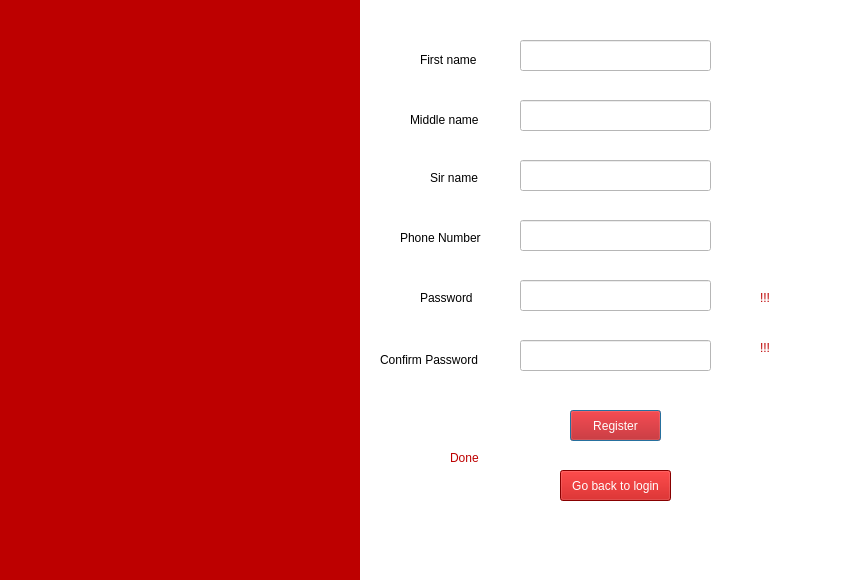
<?xml version="1.0" encoding="UTF-8"?>
<ui version="4.0">
 <class>Dialog</class>
 <widget class="QDialog" name="Dialog">
  <property name="geometry">
   <rect>
    <x>0</x>
    <y>0</y>
    <width>852</width>
    <height>581</height>
   </rect>
  </property>
  <property name="windowTitle">
   <string>Dialog</string>
  </property>
  <property name="styleSheet">
   <string notr="true">background-color: rgb(255, 255, 255);</string>
  </property>
  <widget class="QWidget" name="widget" native="true">
   <property name="geometry">
    <rect>
     <x>-1</x>
     <y>-1</y>
     <width>361</width>
     <height>581</height>
    </rect>
   </property>
   <property name="styleSheet">
    <string notr="true">background-color: rgb(189, 0, 0);
</string>
   </property>
  </widget>
  <widget class="QLineEdit" name="snm">
   <property name="geometry">
    <rect>
     <x>520</x>
     <y>160</y>
     <width>191</width>
     <height>31</height>
    </rect>
   </property>
   <property name="styleSheet">
    <string notr="true">background-color: rgb(255, 255, 255);
font: 75 12pt &quot;Arial&quot;;</string>
   </property>
   <property name="inputMethodHints">
    <set>Qt::ImhDigitsOnly</set>
   </property>
   <property name="alignment">
    <set>Qt::AlignCenter</set>
   </property>
  </widget>
  <widget class="QLineEdit" name="ps">
   <property name="geometry">
    <rect>
     <x>520</x>
     <y>280</y>
     <width>191</width>
     <height>31</height>
    </rect>
   </property>
   <property name="styleSheet">
    <string notr="true">background-color: rgb(255, 255, 255);
font: 75 12pt &quot;Arial&quot;;</string>
   </property>
   <property name="inputMethodHints">
    <set>Qt::ImhDigitsOnly|Qt::ImhHiddenText|Qt::ImhNoAutoUppercase|Qt::ImhNoPredictiveText|Qt::ImhSensitiveData</set>
   </property>
   <property name="inputMask">
    <string notr="true"/>
   </property>
   <property name="text">
    <string notr="true"/>
   </property>
   <property name="echoMode">
    <enum>QLineEdit::Password</enum>
   </property>
   <property name="alignment">
    <set>Qt::AlignCenter</set>
   </property>
  </widget>
  <widget class="QPushButton" name="regist">
   <property name="geometry">
    <rect>
     <x>570</x>
     <y>410</y>
     <width>91</width>
     <height>31</height>
    </rect>
   </property>
   <property name="styleSheet">
    <string notr="true">background-color: rgb(189, 0, 0);
color: rgb(255, 255, 255);
</string>
   </property>
   <property name="text">
    <string>Register</string>
   </property>
  </widget>
  <widget class="QLabel" name="label">
   <property name="geometry">
    <rect>
     <x>430</x>
     <y>170</y>
     <width>71</width>
     <height>16</height>
    </rect>
   </property>
   <property name="styleSheet">
    <string notr="true">font: 75 12pt &quot;Arial&quot;;</string>
   </property>
   <property name="text">
    <string>Sir name</string>
   </property>
  </widget>
  <widget class="QLabel" name="label_2">
   <property name="geometry">
    <rect>
     <x>420</x>
     <y>290</y>
     <width>71</width>
     <height>16</height>
    </rect>
   </property>
   <property name="styleSheet">
    <string notr="true">font: 75 12pt &quot;Arial&quot;;</string>
   </property>
   <property name="text">
    <string>Password</string>
   </property>
  </widget>
  <widget class="QLabel" name="label_3">
   <property name="geometry">
    <rect>
     <x>400</x>
     <y>230</y>
     <width>111</width>
     <height>16</height>
    </rect>
   </property>
   <property name="styleSheet">
    <string notr="true">font: 75 12pt &quot;Arial&quot;;</string>
   </property>
   <property name="text">
    <string>Phone Number</string>
   </property>
  </widget>
  <widget class="QLineEdit" name="nm">
   <property name="geometry">
    <rect>
     <x>520</x>
     <y>220</y>
     <width>191</width>
     <height>31</height>
    </rect>
   </property>
   <property name="styleSheet">
    <string notr="true">background-color: rgb(255, 255, 255);
font: 75 12pt &quot;Arial&quot;;</string>
   </property>
   <property name="inputMethodHints">
    <set>Qt::ImhDigitsOnly</set>
   </property>
   <property name="inputMask">
    <string notr="true">0000000000</string>
   </property>
   <property name="text">
    <string notr="true"/>
   </property>
   <property name="alignment">
    <set>Qt::AlignLeading|Qt::AlignLeft|Qt::AlignVCenter</set>
   </property>
  </widget>
  <widget class="QLabel" name="label_4">
   <property name="geometry">
    <rect>
     <x>380</x>
     <y>350</y>
     <width>131</width>
     <height>20</height>
    </rect>
   </property>
   <property name="styleSheet">
    <string notr="true">font: 75 12pt &quot;Arial&quot;;</string>
   </property>
   <property name="text">
    <string>Confirm Password</string>
   </property>
  </widget>
  <widget class="QLineEdit" name="cps">
   <property name="geometry">
    <rect>
     <x>520</x>
     <y>340</y>
     <width>191</width>
     <height>31</height>
    </rect>
   </property>
   <property name="styleSheet">
    <string notr="true">background-color: rgb(255, 255, 255);
font: 75 12pt &quot;Arial&quot;;</string>
   </property>
   <property name="inputMethodHints">
    <set>Qt::ImhDigitsOnly</set>
   </property>
   <property name="inputMask">
    <string notr="true"/>
   </property>
   <property name="text">
    <string notr="true"/>
   </property>
   <property name="alignment">
    <set>Qt::AlignCenter</set>
   </property>
  </widget>
  <widget class="QPushButton" name="goback">
   <property name="geometry">
    <rect>
     <x>560</x>
     <y>470</y>
     <width>111</width>
     <height>31</height>
    </rect>
   </property>
   <property name="styleSheet">
    <string notr="true">background-color: rgb(189, 0, 0);
color: rgb(255, 255, 255);
</string>
   </property>
   <property name="text">
    <string>Go back to login</string>
   </property>
  </widget>
  <widget class="QLineEdit" name="fnm">
   <property name="geometry">
    <rect>
     <x>520</x>
     <y>40</y>
     <width>191</width>
     <height>31</height>
    </rect>
   </property>
   <property name="styleSheet">
    <string notr="true">background-color: rgb(255, 255, 255);
font: 75 12pt &quot;Arial&quot;;</string>
   </property>
   <property name="inputMethodHints">
    <set>Qt::ImhDigitsOnly</set>
   </property>
   <property name="alignment">
    <set>Qt::AlignCenter</set>
   </property>
  </widget>
  <widget class="QLineEdit" name="mnm">
   <property name="geometry">
    <rect>
     <x>520</x>
     <y>100</y>
     <width>191</width>
     <height>31</height>
    </rect>
   </property>
   <property name="styleSheet">
    <string notr="true">background-color: rgb(255, 255, 255);
font: 75 12pt &quot;Arial&quot;;</string>
   </property>
   <property name="inputMethodHints">
    <set>Qt::ImhDigitsOnly</set>
   </property>
   <property name="inputMask">
    <string notr="true"/>
   </property>
   <property name="text">
    <string notr="true"/>
   </property>
   <property name="alignment">
    <set>Qt::AlignCenter</set>
   </property>
  </widget>
  <widget class="QLabel" name="label_5">
   <property name="geometry">
    <rect>
     <x>410</x>
     <y>110</y>
     <width>91</width>
     <height>20</height>
    </rect>
   </property>
   <property name="styleSheet">
    <string notr="true">font: 75 12pt &quot;Arial&quot;;</string>
   </property>
   <property name="text">
    <string>Middle name</string>
   </property>
  </widget>
  <widget class="QLabel" name="label_6">
   <property name="geometry">
    <rect>
     <x>420</x>
     <y>50</y>
     <width>81</width>
     <height>20</height>
    </rect>
   </property>
   <property name="styleSheet">
    <string notr="true">font: 75 12pt &quot;Arial&quot;;</string>
   </property>
   <property name="text">
    <string>First name</string>
   </property>
  </widget>
  <widget class="QLabel" name="dn">
   <property name="geometry">
    <rect>
     <x>450</x>
     <y>450</y>
     <width>41</width>
     <height>16</height>
    </rect>
   </property>
   <property name="styleSheet">
    <string notr="true">font: 75 12pt &quot;Arial&quot;;
color:  rgb(189, 0, 0);;

</string>
   </property>
   <property name="text">
    <string>Done</string>
   </property>
  </widget>
  <widget class="QLabel" name="db1">
   <property name="geometry">
    <rect>
     <x>760</x>
     <y>290</y>
     <width>21</width>
     <height>16</height>
    </rect>
   </property>
   <property name="styleSheet">
    <string notr="true">font: 75 12pt &quot;Arial&quot;;
color:  rgb(189, 0, 0);;

</string>
   </property>
   <property name="text">
    <string>!!!</string>
   </property>
  </widget>
  <widget class="QLabel" name="db2">
   <property name="geometry">
    <rect>
     <x>760</x>
     <y>340</y>
     <width>21</width>
     <height>16</height>
    </rect>
   </property>
   <property name="styleSheet">
    <string notr="true">font: 75 12pt &quot;Arial&quot;;
color:  rgb(189, 0, 0);;

</string>
   </property>
   <property name="text">
    <string>!!!</string>
   </property>
  </widget>
 </widget>
 <resources/>
 <connections/>
</ui>
